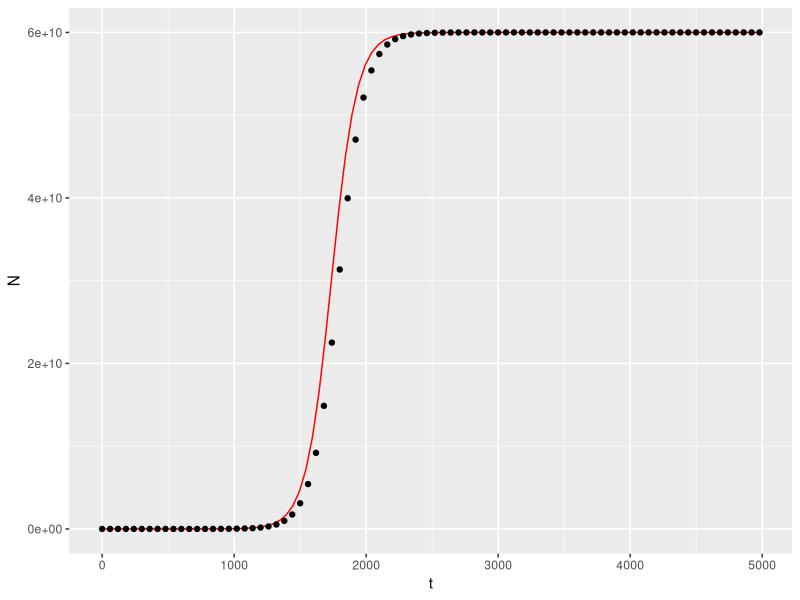

Here is the R script that generated this plot:
#Script to plot data and model
library(ggplot2)
growth_data <- read.csv("experiment1.csv")
#Calling the data from experiment 1
logistic_fun <- function(t) {
  
  N <- (N0*K*exp(r*t))/(K-N0+N0*exp(r*t))
  
  return(N)

}

N0 <- exp(6.8421256)
r <- 0.0103516
K <- 6.000e+10 

# Making a function that gives N value at a given time
#provided that we know K, N0 and r 



#We are inputting the values that we obtained by calculating
#r and K values for when t was small (<1000) and for when t was larger
#(>3000)


ggplot(aes(t,N), data = growth_data) +
  # here the function logistic func represents our model of the data based on our values
  geom_function(fun= logistic_fun , color="red") +
  
  geom_point()
  
  #scale_y_continuous(trans='log10') +
   #geom_abline(intercept = 6.883, slope = 1.004*exp(-2))


#This graph shows us that model is correct because when
#we input our values from fit_linear_model we get the same graph we had 
#in our plot_data graph

# This function returns a value for an exponential graph using our parameter values at t
exponential_fun <- function(t) {
  
  
  N <- N0 *exp(r*t)
  return(N)
  
}

exponential_fun(4980)

# This gives a value of 2.289804exp(25), far larger than the model predicted under logistic growth


